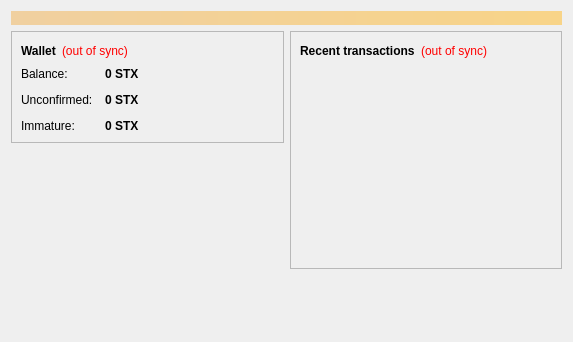
<?xml version="1.0" encoding="UTF-8"?>
<ui version="4.0">
 <class>OverviewPage</class>
 <widget class="QWidget" name="OverviewPage">
  <property name="geometry">
   <rect>
    <x>0</x>
    <y>0</y>
    <width>573</width>
    <height>342</height>
   </rect>
  </property>
  <property name="windowTitle">
   <string>Form</string>
  </property>
  <layout class="QVBoxLayout" name="topLayout">
   <item>
    <widget class="QLabel" name="labelAlerts">
     <property name="visible">
      <bool>false</bool>
     </property>
     <property name="styleSheet">
      <string notr="true">background-color: qlineargradient(x1: 0, y1: 0, x2: 1, y2: 0, stop:0 #F0D0A0, stop:1 #F8D488); color:#000000;</string>
     </property>
     <property name="wordWrap">
      <bool>true</bool>
     </property>
     <property name="margin">
      <number>3</number>
     </property>
    </widget>
   </item>
   <item>
    <layout class="QHBoxLayout" name="horizontalLayout" stretch="1,1">
     <item>
      <layout class="QVBoxLayout" name="verticalLayout_2">
       <item>
        <widget class="QFrame" name="frame">
         <property name="frameShape">
          <enum>QFrame::StyledPanel</enum>
         </property>
         <property name="frameShadow">
          <enum>QFrame::Raised</enum>
         </property>
         <layout class="QVBoxLayout" name="verticalLayout_4">
          <item>
           <layout class="QHBoxLayout" name="horizontalLayout_4">
            <item>
             <widget class="QLabel" name="label_5">
              <property name="font">
               <font>
                <weight>75</weight>
                <bold>true</bold>
               </font>
              </property>
              <property name="text">
               <string>Wallet</string>
              </property>
             </widget>
            </item>
            <item>
             <widget class="QLabel" name="labelWalletStatus">
              <property name="toolTip">
               <string>The displayed information may be out of date. Your wallet automatically synchronizes with the StreetXCoin network after a connection is established, but this process has not completed yet.</string>
              </property>
              <property name="styleSheet">
               <string notr="true">QLabel { color: red; }</string>
              </property>
              <property name="text">
               <string notr="true">(out of sync)</string>
              </property>
              <property name="alignment">
               <set>Qt::AlignLeading|Qt::AlignLeft|Qt::AlignVCenter</set>
              </property>
             </widget>
            </item>
            <item>
             <spacer name="horizontalSpacer_2">
              <property name="orientation">
               <enum>Qt::Horizontal</enum>
              </property>
              <property name="sizeHint" stdset="0">
               <size>
                <width>40</width>
                <height>20</height>
               </size>
              </property>
             </spacer>
            </item>
           </layout>
          </item>
          <item>
           <layout class="QFormLayout" name="formLayout_2">
            <property name="fieldGrowthPolicy">
             <enum>QFormLayout::AllNonFixedFieldsGrow</enum>
            </property>
            <property name="horizontalSpacing">
             <number>12</number>
            </property>
            <property name="verticalSpacing">
             <number>12</number>
            </property>
            <item row="0" column="0">
             <widget class="QLabel" name="label">
              <property name="text">
               <string>Balance:</string>
              </property>
             </widget>
            </item>
            <item row="0" column="1">
             <widget class="QLabel" name="labelBalance">
              <property name="font">
               <font>
                <weight>75</weight>
                <bold>true</bold>
               </font>
              </property>
              <property name="cursor">
               <cursorShape>IBeamCursor</cursorShape>
              </property>
              <property name="toolTip">
               <string>Your current balance</string>
              </property>
              <property name="text">
               <string notr="true">0 STX</string>
              </property>
              <property name="textInteractionFlags">
               <set>Qt::LinksAccessibleByMouse|Qt::TextSelectableByKeyboard|Qt::TextSelectableByMouse</set>
              </property>
             </widget>
            </item>
            <item row="1" column="0">
             <widget class="QLabel" name="label_3">
              <property name="text">
               <string>Unconfirmed:</string>
              </property>
             </widget>
            </item>
            <item row="1" column="1">
             <widget class="QLabel" name="labelUnconfirmed">
              <property name="font">
               <font>
                <weight>75</weight>
                <bold>true</bold>
               </font>
              </property>
              <property name="cursor">
               <cursorShape>IBeamCursor</cursorShape>
              </property>
              <property name="toolTip">
               <string>Total of transactions that have yet to be confirmed, and do not yet count toward the current balance</string>
              </property>
              <property name="text">
               <string notr="true">0 STX</string>
              </property>
              <property name="textInteractionFlags">
               <set>Qt::LinksAccessibleByMouse|Qt::TextSelectableByKeyboard|Qt::TextSelectableByMouse</set>
              </property>
             </widget>
            </item>
            <item row="2" column="0">
             <widget class="QLabel" name="labelImmatureText">
              <property name="text">
               <string>Immature:</string>
              </property>
             </widget>
            </item>
            <item row="2" column="1">
             <widget class="QLabel" name="labelImmature">
              <property name="font">
               <font>
                <weight>75</weight>
                <bold>true</bold>
               </font>
              </property>
              <property name="toolTip">
               <string>Mined balance that has not yet matured</string>
              </property>
              <property name="text">
               <string notr="true">0 STX</string>
              </property>
              <property name="textInteractionFlags">
               <set>Qt::LinksAccessibleByMouse|Qt::TextSelectableByKeyboard|Qt::TextSelectableByMouse</set>
              </property>
             </widget>
            </item>
			
           </layout>
          </item>
         </layout>
        </widget>
       </item>
       <item>
        <spacer name="verticalSpacer">
         <property name="orientation">
          <enum>Qt::Vertical</enum>
         </property>
         <property name="sizeHint" stdset="0">
          <size>
           <width>20</width>
           <height>40</height>
          </size>
         </property>
        </spacer>
       </item>
		<item>
         <widget class="QLabel" name="label_wallet_bgcoin">
          <property name="text">
           <string/>
          </property>
          <property name="pixmap">
           <pixmap resource="../bitcoin.qrc">:/images/wallet_bgcoin</pixmap>
          </property>
          <property name="scaledContents">
           <bool>false</bool>
          </property>
          <property name="alignment">
           <set>Qt::AlignLeft</set>
          </property>
          <property name="margin">
           <number>-2</number>
          </property>
         </widget>
        </item>
	   </layout>
     </item>
     <item>
      <layout class="QVBoxLayout" name="verticalLayout_3">
       <item>
        <widget class="QFrame" name="frame_2">
         <property name="frameShape">
          <enum>QFrame::StyledPanel</enum>
         </property>
         <property name="frameShadow">
          <enum>QFrame::Raised</enum>
         </property>
         <layout class="QVBoxLayout" name="verticalLayout">
          <item>
           <layout class="QHBoxLayout" name="horizontalLayout_2">
            <item>
             <widget class="QLabel" name="label_4">
              <property name="text">
               <string>&lt;b&gt;Recent transactions&lt;/b&gt;</string>
              </property>
             </widget>
            </item>
            <item>
             <widget class="QLabel" name="labelTransactionsStatus">
              <property name="toolTip">
               <string>The displayed information may be out of date. Your wallet automatically synchronizes with the StreetXCoin network after a connection is established, but this process has not completed yet.</string>
              </property>
              <property name="styleSheet">
               <string notr="true">QLabel { color: red; }</string>
              </property>
              <property name="text">
               <string notr="true">(out of sync)</string>
              </property>
              <property name="alignment">
               <set>Qt::AlignRight|Qt::AlignTrailing|Qt::AlignVCenter</set>
              </property>
             </widget>
            </item>
            <item>
             <spacer name="horizontalSpacer">
              <property name="orientation">
               <enum>Qt::Horizontal</enum>
              </property>
              <property name="sizeHint" stdset="0">
               <size>
                <width>40</width>
                <height>20</height>
               </size>
              </property>
             </spacer>
            </item>
           </layout>
          </item>
          <item>
           <widget class="QListView" name="listTransactions">
            <property name="styleSheet">
             <string notr="true">QListView { background: transparent; }</string>
            </property>
            <property name="frameShape">
             <enum>QFrame::NoFrame</enum>
            </property>
            <property name="verticalScrollBarPolicy">
             <enum>Qt::ScrollBarAlwaysOff</enum>
            </property>
            <property name="horizontalScrollBarPolicy">
             <enum>Qt::ScrollBarAlwaysOff</enum>
            </property>
            <property name="selectionMode">
             <enum>QAbstractItemView::NoSelection</enum>
            </property>
           </widget>
          </item>
         </layout>
        </widget>
       </item>
       <item>
        <spacer name="verticalSpacer_2">
         <property name="orientation">
          <enum>Qt::Vertical</enum>
         </property>
         <property name="sizeHint" stdset="0">
          <size>
           <width>20</width>
           <height>40</height>
          </size>
         </property>
        </spacer>
       </item>
      </layout>
     </item>
    </layout>
   </item>
  </layout>
 </widget>
 <resources/>
 <connections/>
</ui>
